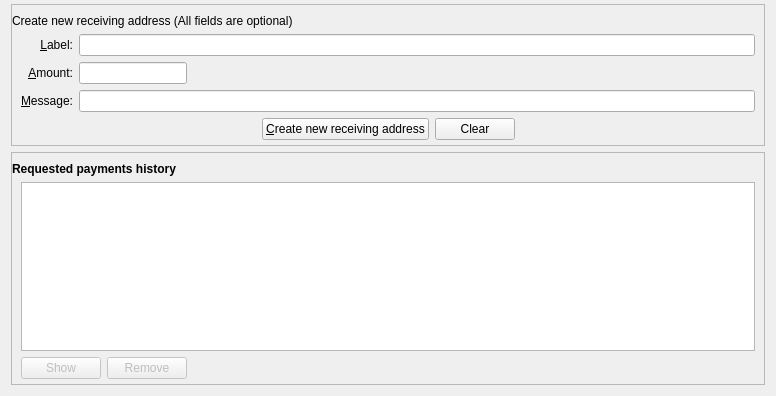
<?xml version="1.0" encoding="UTF-8"?>
<ui version="4.0">
 <class>ReceiveCoinsDialog</class>
 <widget class="QWidget" name="ReceiveCoinsDialog">
  <property name="geometry">
   <rect>
    <x>0</x>
    <y>0</y>
    <width>776</width>
    <height>396</height>
   </rect>
  </property>
  <layout class="QVBoxLayout" name="verticalLayout" stretch="0,1">
   <property name="topMargin">
    <number>4</number>
   </property>
   <item>
    <widget class="QFrame" name="frame2">
     <property name="sizePolicy">
      <sizepolicy hsizetype="Preferred" vsizetype="Expanding">
       <horstretch>0</horstretch>
       <verstretch>0</verstretch>
      </sizepolicy>
     </property>
     <property name="frameShape">
      <enum>QFrame::StyledPanel</enum>
     </property>
     <property name="frameShadow">
      <enum>QFrame::Sunken</enum>
     </property>
     <layout class="QVBoxLayout" name="verticalLayout_3">
      <property name="leftMargin">
       <number>0</number>
      </property>
      <property name="rightMargin">
       <number>0</number>
      </property>
      <property name="bottomMargin">
       <number>5</number>
      </property>
      <item>
       <widget class="QLabel" name="label_5">
        <property name="text">
         <string>&lt;html&gt;&lt;head/&gt;&lt;body&gt;&lt;p&gt;Create new receiving address (All fields are optional)&lt;/p&gt;&lt;/body&gt;&lt;/html&gt;</string>
        </property>
       </widget>
      </item>
      <item>
       <layout class="QGridLayout" name="gridLayout">
        <property name="leftMargin">
         <number>9</number>
        </property>
        <property name="rightMargin">
         <number>9</number>
        </property>
        <item row="2" column="1">
         <widget class="QLineEdit" name="reqMessage">
          <property name="toolTip">
           <string>An optional message to attach to the payment request, which will be displayed when the request is opened. Note: The message will not be sent with the payment over the Verium network.</string>
          </property>
         </widget>
        </item>
        <item row="1" column="0">
         <widget class="QLabel" name="label">
          <property name="toolTip">
           <string>An optional amount to request. Leave this empty or zero to not request a specific amount.</string>
          </property>
          <property name="text">
           <string>&amp;Amount:</string>
          </property>
          <property name="alignment">
           <set>Qt::AlignRight|Qt::AlignTrailing|Qt::AlignVCenter</set>
          </property>
          <property name="buddy">
           <cstring>reqAmount</cstring>
          </property>
         </widget>
        </item>
        <item row="1" column="1">
         <layout class="QHBoxLayout" name="horizontalLayout_6">
          <item>
           <widget class="BitcoinAmountField" name="reqAmount">
            <property name="sizePolicy">
             <sizepolicy hsizetype="Fixed" vsizetype="Fixed">
              <horstretch>0</horstretch>
              <verstretch>0</verstretch>
             </sizepolicy>
            </property>
            <property name="minimumSize">
             <size>
              <width>60</width>
              <height>0</height>
             </size>
            </property>
            <property name="maximumSize">
             <size>
              <width>1000</width>
              <height>100</height>
             </size>
            </property>
            <property name="toolTip">
             <string>An optional amount to request. Leave this empty or zero to not request a specific amount.</string>
            </property>
           </widget>
          </item>
          <item>
           <spacer name="horizontalSpacer_3">
            <property name="orientation">
             <enum>Qt::Horizontal</enum>
            </property>
            <property name="sizeHint" stdset="0">
             <size>
              <width>0</width>
              <height>0</height>
             </size>
            </property>
           </spacer>
          </item>
         </layout>
        </item>
        <item row="0" column="0">
         <widget class="QLabel" name="label_2">
          <property name="toolTip">
           <string>An optional label to associate with the new receiving address.</string>
          </property>
          <property name="text">
           <string>&amp;Label:</string>
          </property>
          <property name="alignment">
           <set>Qt::AlignRight|Qt::AlignTrailing|Qt::AlignVCenter</set>
          </property>
          <property name="buddy">
           <cstring>reqLabel</cstring>
          </property>
         </widget>
        </item>
        <item row="2" column="0">
         <widget class="QLabel" name="label_3">
          <property name="toolTip">
           <string>An optional message to attach to the payment request, which will be displayed when the request is opened. Note: The message will not be sent with the payment over the Verium network.</string>
          </property>
          <property name="text">
           <string>&amp;Message:</string>
          </property>
          <property name="alignment">
           <set>Qt::AlignRight|Qt::AlignTrailing|Qt::AlignVCenter</set>
          </property>
          <property name="buddy">
           <cstring>reqMessage</cstring>
          </property>
         </widget>
        </item>
        <item row="0" column="1">
         <widget class="QLineEdit" name="reqLabel">
          <property name="toolTip">
           <string>An optional label to associate with the new receiving address.</string>
          </property>
         </widget>
        </item>
       </layout>
      </item>
      <item>
       <layout class="QHBoxLayout" name="horizontalLayout">
        <item>
         <spacer name="horizontalSpacer">
          <property name="orientation">
           <enum>Qt::Horizontal</enum>
          </property>
          <property name="sizeHint" stdset="0">
           <size>
            <width>40</width>
            <height>20</height>
           </size>
          </property>
         </spacer>
        </item>
        <item>
         <widget class="QPushButton" name="receiveButton">
          <property name="minimumSize">
           <size>
            <width>150</width>
            <height>0</height>
           </size>
          </property>
          <property name="text">
           <string>&amp;Create new receiving address</string>
          </property>
          <property name="icon">
           <iconset resource="../bitcoin.qrc">
            <normaloff>:/icons/receiving_addresses</normaloff>:/icons/receiving_addresses</iconset>
          </property>
         </widget>
        </item>
        <item>
         <widget class="QPushButton" name="clearButton">
          <property name="sizePolicy">
           <sizepolicy hsizetype="Minimum" vsizetype="Fixed">
            <horstretch>0</horstretch>
            <verstretch>0</verstretch>
           </sizepolicy>
          </property>
          <property name="toolTip">
           <string>Clear all fields of the form.</string>
          </property>
          <property name="text">
           <string>Clear</string>
          </property>
          <property name="icon">
           <iconset resource="../bitcoin.qrc">
            <normaloff>:/icons/remove</normaloff>:/icons/remove</iconset>
          </property>
          <property name="autoDefault">
           <bool>false</bool>
          </property>
         </widget>
        </item>
        <item>
         <spacer name="horizontalSpacer_4">
          <property name="orientation">
           <enum>Qt::Horizontal</enum>
          </property>
          <property name="sizeHint" stdset="0">
           <size>
            <width>40</width>
            <height>20</height>
           </size>
          </property>
         </spacer>
        </item>
       </layout>
      </item>
     </layout>
    </widget>
   </item>
   <item>
    <widget class="QFrame" name="frame">
     <property name="sizePolicy">
      <sizepolicy hsizetype="Preferred" vsizetype="Expanding">
       <horstretch>0</horstretch>
       <verstretch>0</verstretch>
      </sizepolicy>
     </property>
     <property name="frameShape">
      <enum>QFrame::StyledPanel</enum>
     </property>
     <property name="frameShadow">
      <enum>QFrame::Raised</enum>
     </property>
     <layout class="QVBoxLayout" name="verticalLayout_2">
      <property name="leftMargin">
       <number>0</number>
      </property>
      <property name="rightMargin">
       <number>0</number>
      </property>
      <property name="bottomMargin">
       <number>5</number>
      </property>
      <item>
       <widget class="QLabel" name="label_6">
        <property name="font">
         <font>
          <weight>75</weight>
          <bold>true</bold>
         </font>
        </property>
        <property name="text">
         <string>Requested payments history</string>
        </property>
       </widget>
      </item>
      <item>
       <layout class="QVBoxLayout" name="verticalLayout_5">
        <property name="leftMargin">
         <number>9</number>
        </property>
        <property name="rightMargin">
         <number>9</number>
        </property>
        <item>
         <widget class="QTableView" name="recentRequestsView">
          <property name="contextMenuPolicy">
           <enum>Qt::CustomContextMenu</enum>
          </property>
          <property name="tabKeyNavigation">
           <bool>false</bool>
          </property>
          <property name="sortingEnabled">
           <bool>true</bool>
          </property>
         </widget>
        </item>
        <item>
         <layout class="QHBoxLayout" name="horizontalLayout_2">
          <item>
           <widget class="QPushButton" name="showRequestButton">
            <property name="enabled">
             <bool>false</bool>
            </property>
            <property name="toolTip">
             <string>Show the selected request (does the same as double clicking an entry)</string>
            </property>
            <property name="text">
             <string>Show</string>
            </property>
            <property name="icon">
             <iconset resource="../bitcoin.qrc">
              <normaloff>:/icons/edit</normaloff>:/icons/edit</iconset>
            </property>
            <property name="autoDefault">
             <bool>false</bool>
            </property>
           </widget>
          </item>
          <item>
           <widget class="QPushButton" name="removeRequestButton">
            <property name="enabled">
             <bool>false</bool>
            </property>
            <property name="toolTip">
             <string>Remove the selected entries from the list</string>
            </property>
            <property name="text">
             <string>Remove</string>
            </property>
            <property name="icon">
             <iconset resource="../bitcoin.qrc">
              <normaloff>:/icons/remove</normaloff>:/icons/remove</iconset>
            </property>
            <property name="autoDefault">
             <bool>false</bool>
            </property>
           </widget>
          </item>
          <item>
           <spacer name="horizontalSpacer_2">
            <property name="orientation">
             <enum>Qt::Horizontal</enum>
            </property>
            <property name="sizeHint" stdset="0">
             <size>
              <width>40</width>
              <height>20</height>
             </size>
            </property>
           </spacer>
          </item>
         </layout>
        </item>
       </layout>
      </item>
     </layout>
    </widget>
   </item>
  </layout>
 </widget>
 <customwidgets>
  <customwidget>
   <class>BitcoinAmountField</class>
   <extends>QLineEdit</extends>
   <header>qt/bitcoinamountfield.h</header>
   <container>1</container>
  </customwidget>
 </customwidgets>
 <tabstops>
  <tabstop>reqLabel</tabstop>
  <tabstop>reqAmount</tabstop>
  <tabstop>reqMessage</tabstop>
  <tabstop>receiveButton</tabstop>
  <tabstop>clearButton</tabstop>
  <tabstop>showRequestButton</tabstop>
  <tabstop>removeRequestButton</tabstop>
 </tabstops>
 <resources>
  <include location="../bitcoin.qrc"/>
 </resources>
 <connections/>
</ui>
